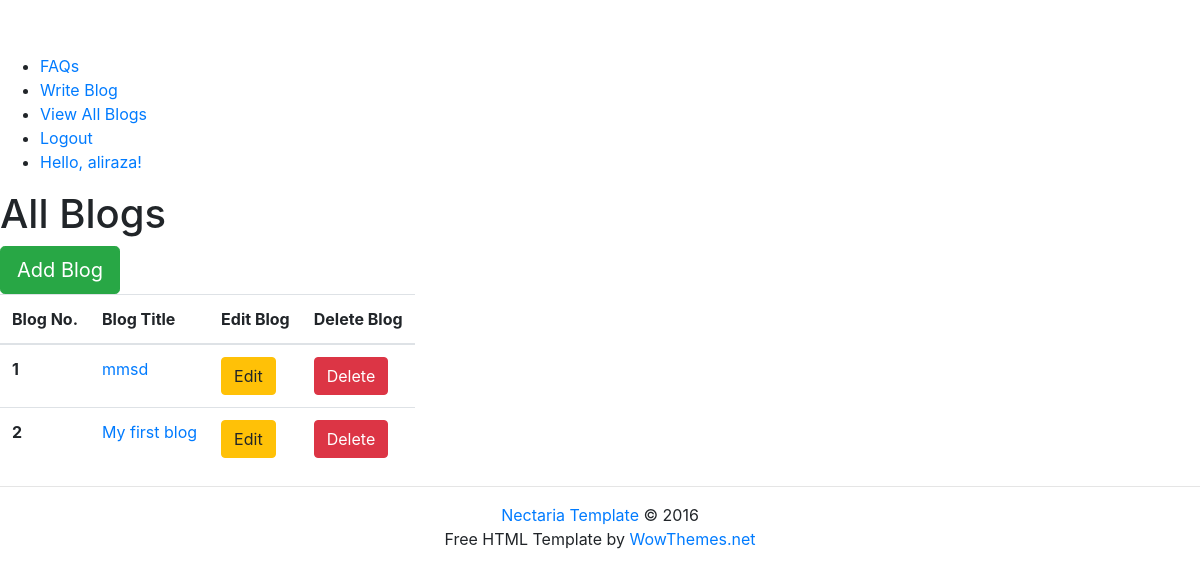
/blog/viewAllPosts/ (signed in), run on an earlier commit of the app's database.
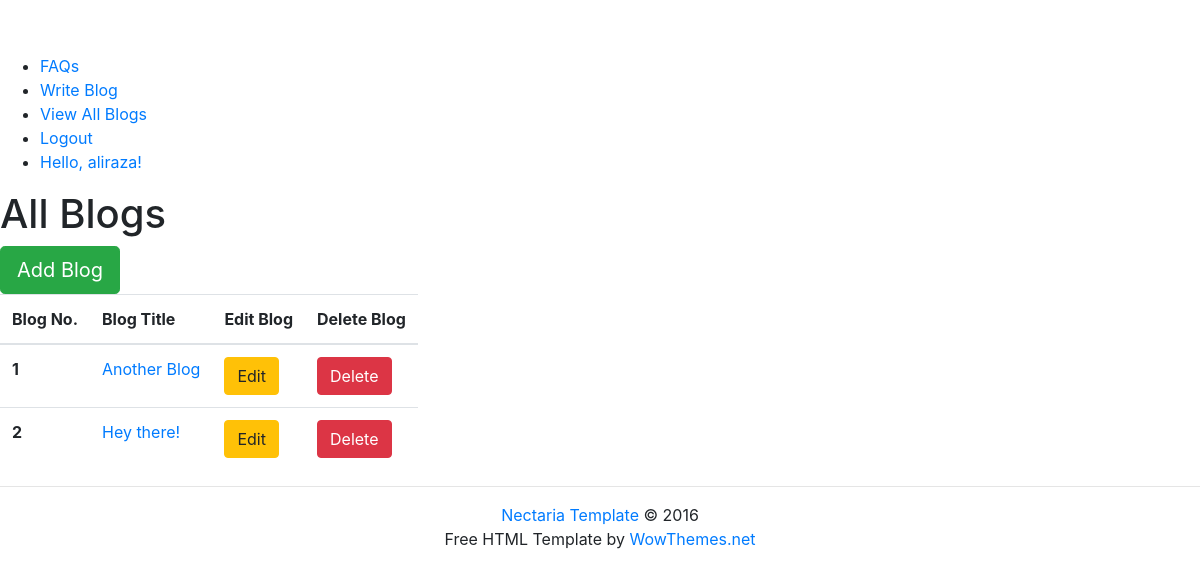
And on a later commit of the database.
### blog/models.py (models this page shows, shortened)
class BlogPost(models.Model):
    blog_title = models.CharField(max_length=255)
    blog_body = models.TextField()
    blog_image = models.ImageField()
    user = models.ForeignKey(User, on_delete=models.CASCADE,default=None) # blog is associated with a user
    blog_created_on = models.DateTimeField(auto_now_add=True)
    blog_last_modified = models.DateTimeField(auto_now=True)

### blog/views.py (the view)
# urls.py: path("viewAllPosts/", views.viewAllPosts, name = 'viewAllPosts' ),
@login_required
def viewAllPosts(request):
    obj = BlogPost.objects.filter(user=request.user)
    return render(request, "blog/all_blogs.html", {'all_blogs': obj})

### templates/blog/all_blogs.html (shortened to what this page needs)
{% extends 'base.html' %}
{% load static %}
{% block body %}
<h1>All Blogs</h1>
<button type="button" class="btn btn-primary btn-success btn-lg" data-toggle="modal" data-target="#exampleModalCenter">
  Add Blog
</button>
    <table
        style=" display: {% if all_blogs %}block{%else%}none{%endif%} "
     class="table" id="allBlogsTable">
        <thead>
            <tr>
            <th scope="col">Blog No.</th>
            <th scope="col">Blog Title</th>
            <th scope="col">Edit Blog</th>
            <th scope="col">Delete Blog</th>
            </tr>
        </thead>
        <tbody id="allBlogsRow">
            {% for obj in all_blogs %}
            <tr>
            <th scope="row">{{forloop.counter}}</th>
            <td><a href={%url 'blog:viewPost' obj.id%}>{{ obj.blog_title }}</a></td>
            <td>
                <a href="{% url 'blog:editPost' obj.id %}"> <button type="button" class="btn btn-warning">Edit</button> </a>
            </td>
            <td>
                <a href="{% url 'blog:deletePost' obj.id %}"> <button type="button" class="btn btn-danger">Delete</button> </a>
            </td>
            </tr>
            {% endfor %}
        </tbody>
    </table>
<hr>
{% endblock  %}

### templates/base.html (shortened to what this page needs)
{% load static %}
<!DOCTYPE html>
<html>
<head>
	<link rel="stylesheet" href="https://maxcdn.bootstrapcdn.com/bootstrap/4.0.0/css/bootstrap.min.css">
</head>
<body class="home-template">
<div class="site-wrapper">
	<nav class="main-nav overlay clearfix">
        <a class="blog-logo" href="#"><img src="{% static 'assets/img/logo.png' %}" alt="Fashion Critiques"/></a>
        <ul id="menu">
            <li class="nav-article-example" role="presentation"><a href="article.html">FAQs</a></li>
			{% if user.is_authenticated %}
            	<li class="nav-author-page" role="presentation"><a href="{% url 'blog:home' %}">Write Blog</a></li>
            	<li class="nav-author-page" role="presentation"><a href="{% url 'blog:viewAllPosts' %}">View All Blogs</a></li>
            	<li class="nav-author-page" role="presentation"><a href="{% url 'user:logout' %}">Logout</a></li>
            	<li class="nav-article-example" role="presentation"><a href="#">Hello, {{user.username}}!</a></li>
			{% else %}
            <li class="nav-about-us" role="presentation"><a href="{% url 'user:login' %}">Login</a></li>
            <li class="nav-author-page" role="presentation"><a href="{% url 'user:signup' %}">Sign Up</a></li>
			{% endif %}
        </ul>
	</nav>
    {% block body %}
    {% endblock %}
	<footer class="site-footer clearfix">
        <div class="text-center">
            <a href="index.html">Nectaria Template</a> &copy; 2016<br/>
            Free HTML Template by <a href="https://wowthemes.net">WowThemes.net</a>
        </div>
	</footer>
</div>
</body>
</html>

What changed in the data, as far as the page shows it:
removed BlogPost: blog_title "mmsd"
removed BlogPost: blog_title "My first blog"
added BlogPost: blog_title "Another Blog"
added BlogPost: blog_title "Hey there!"
